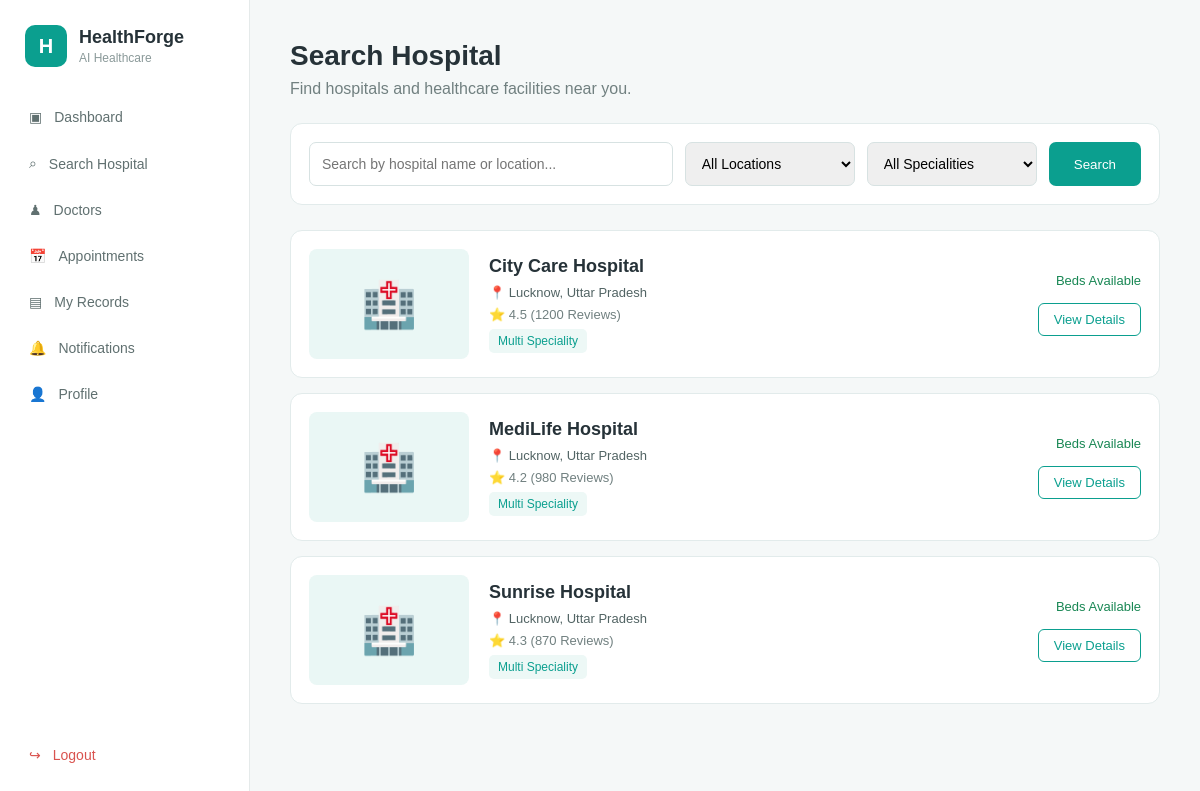
/hospitals (signed in), run on the app's committed database.
### app.py (models this page shows)
class Hospital(db.Model):
    id = db.Column(
        db.Integer,
        primary_key=True
    )
    name = db.Column(
        db.String(150),
        nullable=False
    )
    location = db.Column(
        db.String(150),
        nullable=False
    )
    description = db.Column(
        db.Text
    )
    rating = db.Column(
        db.Float
    )
    review_count = db.Column(
        db.Integer,
        default=0
    )
    image = db.Column(
        db.String(255)
    )
    beds = db.relationship(
        "Bed",
        backref="hospital",
        lazy=True
    )
    doctors = db.relationship(
    "Doctor",
    backref="hospital",
    lazy=True
    )

### app.py (the view)
@app.route("/hospitals")
def hospitals():
    if "patient_id" not in session:
        return redirect(url_for("role_login", role="patient"))
    hospitals = Hospital.query.all()
    return render_template(
        "hospitals.html",
        hospitals=hospitals
    )

### app.py (called while the page is built)
@app.context_processor
def inject_notification_count():
    unread_notification_count = 0
    if "patient_id" in session:
        unread_notification_count = Notification.query.filter_by(
            patient_id=session["patient_id"],
            is_read=False
        ).count()
    return {
        "unread_notification_count": unread_notification_count
    }

@app.context_processor
def merged_globals():
    unread = sum(1 for n in doctor_notifications if not n["read"])
    return {
        "doctor": DOCTOR,
        "unread_notifications": unread,
        "today": date.today().strftime("%d %b %Y"),
    }

### templates/hospitals.html (shortened to what this page needs)
{% extends "base.html" %}
{% block content %}
<div class="page-header">
    <h1>
        Search Hospital
    </h1>
    <p>
        Find hospitals and healthcare facilities near you.
    </p>
</div>
<div class="search-box">
    <input
        type="text"
        placeholder="Search by hospital name or location..."
    >
    <select>
        <option>
            All Locations
        </option>
    </select>
    <select>
        <option>
            All Specialities
        </option>
    </select>
    <button>
        Search
    </button>
</div>
<div class="hospital-list">
    {% for hospital in hospitals %}
    <div class="hospital-card">
        <div class="hospital-image">
            <div class="hospital-placeholder">
                🏥
            </div>
        </div>
        <div class="hospital-info">
            <h2>
                {{ hospital.name }}
            </h2>
            <p class="location">
                📍 {{ hospital.location }}
            </p>
            <p>
                ⭐ {{ hospital.rating }}
                ({{ hospital.review_count }} Reviews)
            </p>
            <span class="speciality">
                Multi Speciality
            </span>
        </div>
        <div class="hospital-action">
            <div class="beds">
                Beds Available
            </div>
            <a
                href="{{ url_for('hospital_details', hospital_id=hospital.id) }}"
                class="view-button"
            >
                View Details
            </a>
        </div>
    </div>
    {% endfor %}
</div>
{% endblock %}

### static/css/style.css (style rules this page uses)
* { box-sizing: border-box; margin: 0; padding: 0; }
body { font-family: Arial, sans-serif; background: #f5f8f8; color: #263238; }
.page-header { margin-bottom: 25px; }
.page-header h1 { font-size: 28px; margin-bottom: 8px; }
.page-header p { color: #718080; }
.search-box { background: white; border: 1px solid #e2ebeb; border-radius: 12px; padding: 18px; display: flex; gap: 12px; margin-bottom: 25px; }
.search-box input, .search-box select { padding: 12px; border: 1px solid #d7e2e2; border-radius: 7px; outline: none; font-size: 14px; }
.search-box input { flex: 1; }
.search-box select { width: 170px; }
.search-box button { padding: 12px 25px; border: none; border-radius: 7px; background: #0b9f8f; color: white; cursor: pointer; }
.hospital-list { display: flex; flex-direction: column; gap: 15px; }
.hospital-card { background: white; border: 1px solid #e2ebeb; border-radius: 12px; padding: 18px; display: flex; align-items: center; gap: 20px; }
.hospital-image { width: 160px; height: 110px; flex-shrink: 0; }
.hospital-placeholder { width: 100%; height: 100%; display: flex; align-items: center; justify-content: center; background: #eaf7f5; border-radius: 8px; font-size: 45px; }
.hospital-info { flex: 1; }
.hospital-info h2 { font-size: 18px; margin-bottom: 8px; }
.hospital-info p { color: #718080; font-size: 13px; margin-bottom: 7px; }
.location { color: #526464 !important; }
.speciality { display: inline-block; padding: 5px 9px; background: #edf8f6; color: #0b9f8f; border-radius: 5px; font-size: 12px; }
.hospital-action { text-align: right; min-width: 130px; }
.beds { color: #198754; font-size: 13px; margin-bottom: 15px; }
.view-button { display: inline-block; padding: 8px 15px; border: 1px solid #0b9f8f; border-radius: 6px; color: #0b9f8f; text-decoration: none; font-size: 13px; }

### data on the page
Hospital: name "City Care Hospital", location "Lucknow, Uttar Pradesh", rating "4.5", review_count "1200"
Hospital: name "MediLife Hospital", location "Lucknow, Uttar Pradesh", rating "4.2", review_count "980"
Hospital: name "Sunrise Hospital", location "Lucknow, Uttar Pradesh", rating "4.3", review_count "870"
